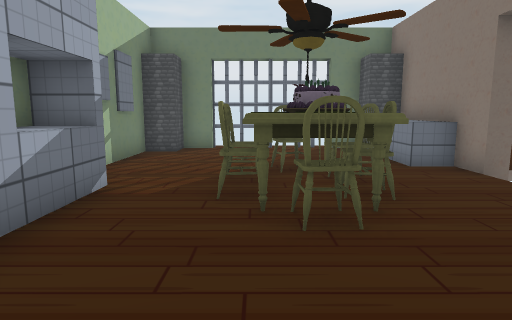
view 1 (above)

18 first-person views from a walk through a scene from a Unity 3-D project. The camera is 1.2 m above the floor, tilts 8° down and sees 75° across. The floor is counted in squares, 1 m on a side. Each view is taken from the middle of a square. On the plan, view 1 faces up. The plan holds only what a view shows up to about 14 squares ahead; the rest is blank. The place goes on beyond the plan. The player character is not drawn. Some surface patterns are stand-ins.

view 2
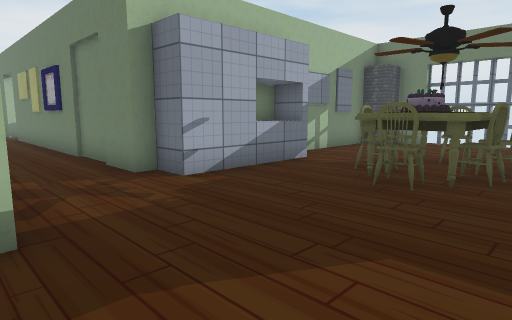

view 3
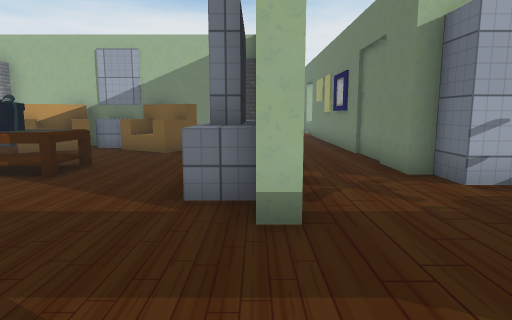

view 4
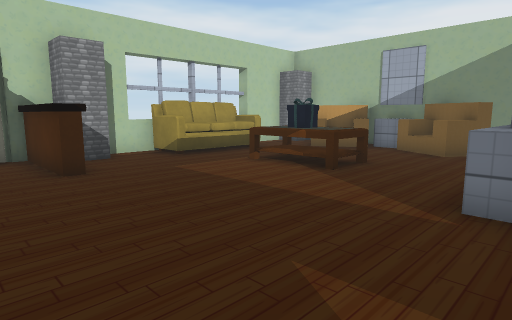

view 5
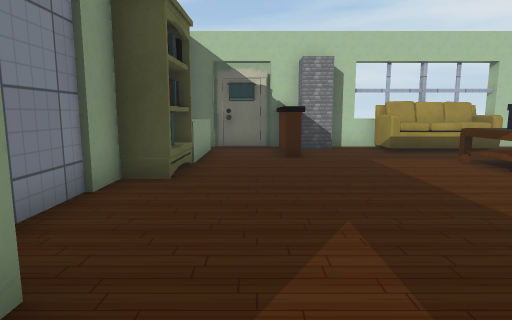

view 6
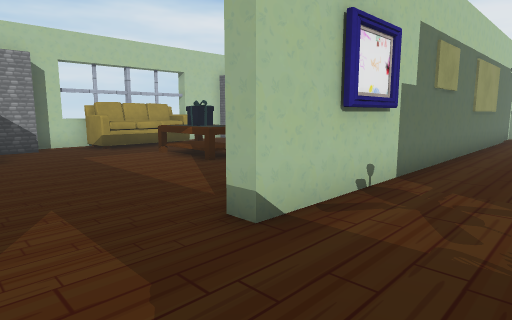

view 7
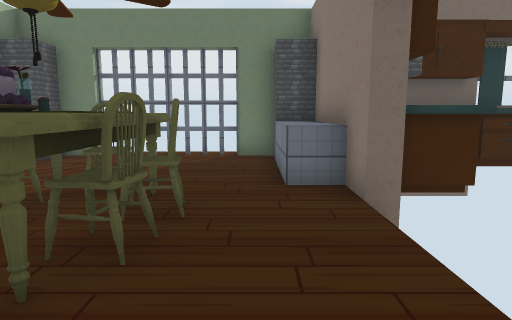

view 8
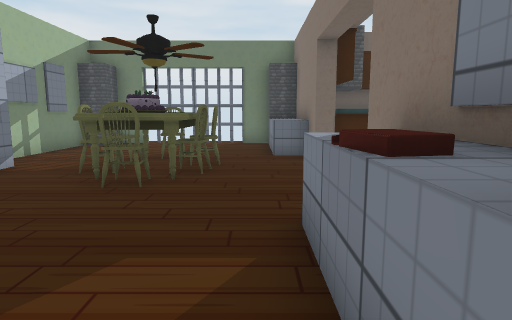

view 9
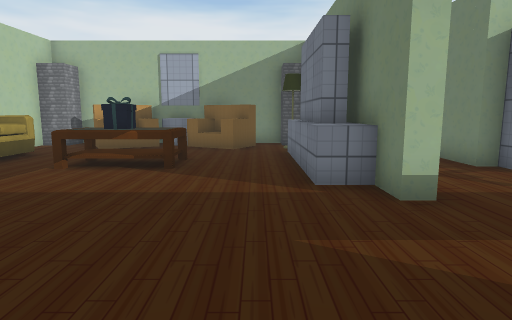

view 10
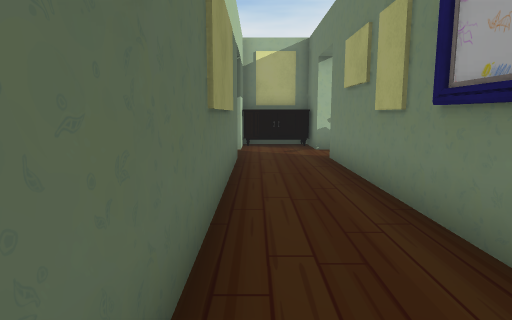

view 11
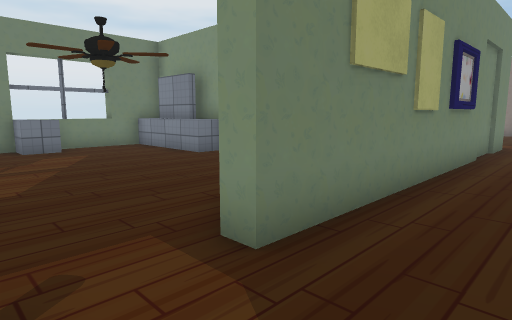

view 12
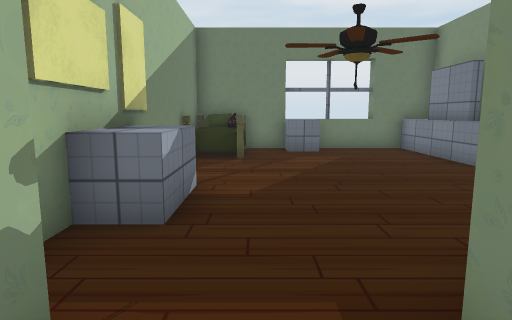

view 13
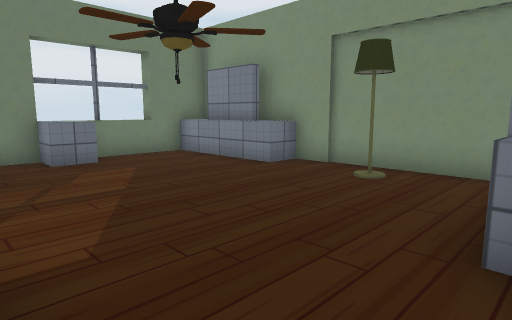

view 14
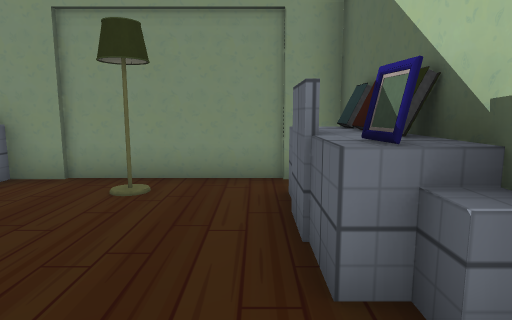

view 15
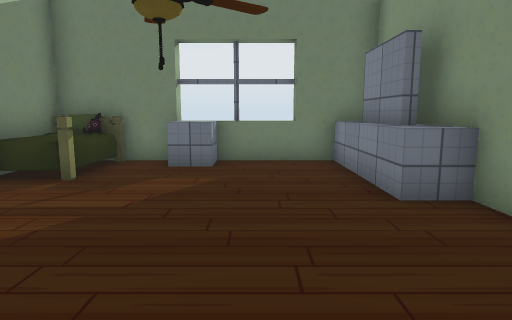

view 16
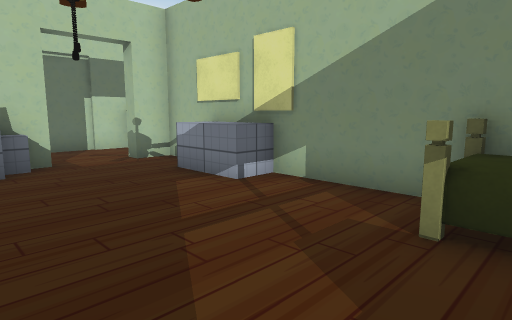

view 17
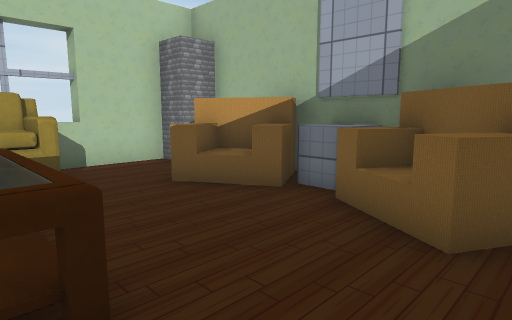

view 18
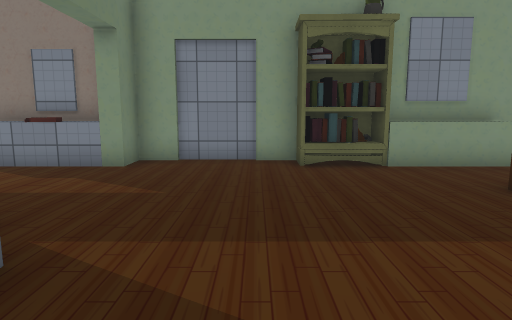

### Floor plan
Points are (right, up) in squares from view 1. A wall is a line through its corners. A room is listed if a view was taken in it or the views show most of it. See-through windows are left out.
Room 1 (views 1, 2, 3, 4, 5, 6, 7, 8, 9, 10, 11, 12, 17, 18)
walls: (-3.8, -2.2) (-2.5, -2.2) (-2.5, -2.7) (-5.5, -2.7); (-3.5, 5.3) (-3.5, 4.5); (4.5, -1.1) (4.5, 2.5); (-8.5, -2) (-8.5, -3) (-9.5, -3) (-9.5, -11) (-8.5, -11) (-8.5, -12) (-6, -12); (-2.5, 5.6) (-2.5, 1.5) (-3.5, 1.5) (-3.5, 1) (-15, 1); (4.5, -6.1) (4.5, -2) (3.5, -2) (3.5, -0.5); (4.5, 6.5) (4.5, 10.5); (-0.6, -11) (0.5, -11) (0.5, -12) (4.4, -12); (-2.4, -12) (-0.6, -12); (4.5, -11.5) (4.5, -8.4); (-1.5, 11.5) (-2.5, 11.5) (-2.5, 10.5) (-3.5, 10.5) (-3.5, 6.8); (3.5, 10.5) (3.5, 11.5) (2.5, 11.5); (-15, -1.5) (-0.5, -1.5) (-0.5, -2) (-3.5, -2); (2.5, 11.7) (-1.5, 11.7); (-17, 1) (-19, 1) (-19, -0.5); (-18.1, -1.5) (-15.6, -1.5)
low walls: (-1.5, -1.9) (-1.5, -3) (-5.9, -3); (3.5, 0.4) (3.5, 1.5); (-8.5, -6.5) (-8.5, -7.5); (4.5, 7.5) (3.5, 7.5) (3.5, 9.2); (3.5, -11) (3.5, -8.4); (3.5, 9.5) (3.5, 10)
ways out: opening at (-16.5, 0) to room 2; gap at (0.5, 12)
objects: other object (-19, -1) to (-18, -1); other object (-18, 0); other object (-9, -10) to (-8, -8); other object (-9, -6) to (-8, -4); other object (-8, -3); other object (-6, -11) to (-2, -10); other object (-5, -8) to (-3, -6); other object (0, 4); other object (0, 5); other object (0, 6); other object (0, 7) to (1, 7); other object (1, -11) to (1, -9); other object (1, 3) to (1, 4); other object (1, 5); other object (1, 6) to (2, 7); other object (2, 4); other object (2, 5); other object (2, 6); other object (4, -8) to (4, -6); other object (4, 0)
Room 2 (views 13, 14, 15, 16)
walls: (-14, 2) (-13.5, 2.1); (-10.6, 8.4) (-10.6, 10.5); (-14, 1.4) (-14, 2.5); (-11.9, 1.5) (-9.9, 1.5) (-9.9, 1.9); (-15, 1) (-15, 1.5) (-12.6, 1.5); (-15, 11.5) (-18, 11.5) (-18, 1.5) (-17, 1.5) (-17, 1); (-9.9, 2.2) (-9.9, 9.4); (-10, 11.5) (-14, 11.5)
low walls: (-14, 2.5) (-13.5, 2.5); (-18, 5.5) (-17, 5.5) (-17, 3.5) (-18, 3.5); (-14.6, 2) (-14, 2); (-9.9, 7.5) (-11, 7.5) (-11, 11.5); (-14, 11.5) (-14, 10.5) (-15, 10.5) (-15, 11.5)
ways out: opening at (-16.5, 0) to room 1
objects: other object (-17, 9) to (-16, 11); other object (-14, 7); other object (-13, 2); other object (-12, 2); other object (-11, 2); other object (-11, 5)

Where each view was taken, in squares from view 1:
view 1: 0 up, 0 right, facing up
view 2: 2 down, 3 right, facing up-left
view 3: 2 down, 3 right, facing left
view 4: 2 down, 3 right, facing down-left
view 5: 0 up, 2 right, facing down
view 6: 1 up, 2 right, facing down-left
view 7: 2 up, 3 right, facing up
view 8: 2 down, 3 right, facing up
view 9: 4 down, 4 right, facing left
view 10: 1 down, 6 left, facing left
view 11: 1 down, 17 left, facing up-right
view 12: 0 up, 16 left, facing up
view 13: 2 up, 17 left, facing up-right
view 14: 3 up, 16 left, facing right
view 15: 3 up, 13 left, facing up
view 16: 10 up, 13 left, facing down-left
view 17: 4 down, 4 left, facing down-left
view 18: 5 down, 4 left, facing right
